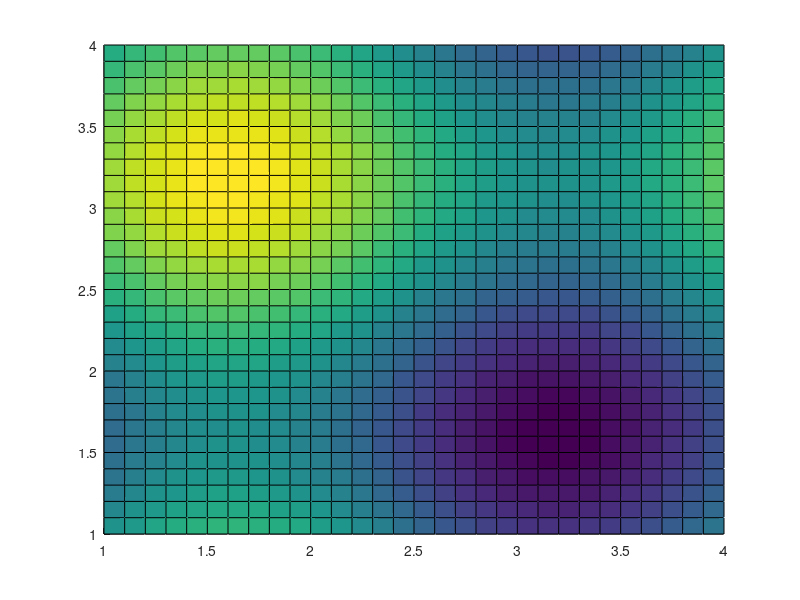

MATLAB code for this plot:
% deform_factor = 3;
% label_switch = 0;
% 
% PlotDeformedStruct(node, cons.dof, elem, Dis.trial.exact(:, 30), deform_factor, label_switch);

x=1:0.1:4;
y=1:0.1:4;
[X,Y]=meshgrid(x,y);
Z=sin(X).^2+cos(Y).^2;
surf(X,Y,Z);
view(2)